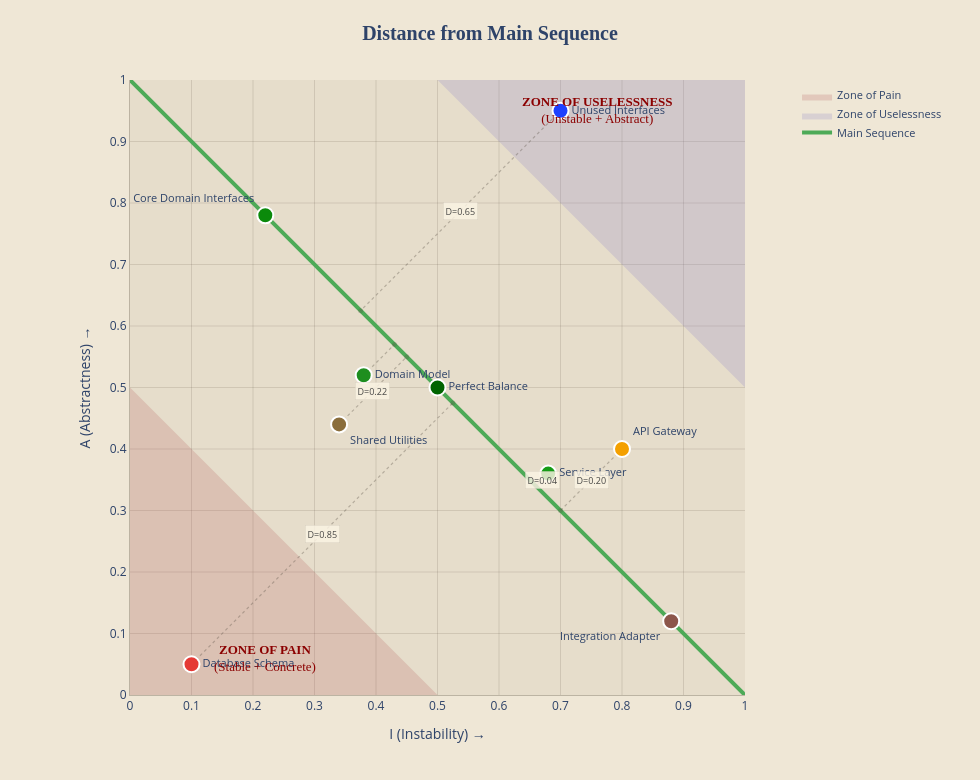

The code cell stored with this chart in its notebook:
### Markdown cell above
## 🪨 Architectural Danger Zones

### Zone of Pain

```text
low A
low I
```

Meaning:

```text
concrete AND stable
```

These modules are depended on by many other modules but contain little abstraction.

Examples often include:

- database schemas
- configuration systems
- foundational libraries

Changing them causes cascading impact.

Hence the name.

### Zone of Uselessness

```text
high A
high I
```

Meaning:

```text
abstract AND unstable
```

These modules contain abstractions nobody uses.

Example:

```text
12 interfaces
1 implementation
0 dependents
```

Beautiful architecture.

No real purpose.

## 🧪 Distance From the Main Sequence

Once we place real modules on the same chart, the picture gets richer.

The detailed graph below shows:

- the **main sequence**
- the two architectural danger zones
- example modules in and out of those zones
- a dotted guide line from each module to its nearest point on the main sequence
- the **distance value** (`D`) for the more interesting examples

That lets us see not just *where* a module sits, but *how far off-balance* it is.

Some modules live outside the danger zones and are still worth watching. A service layer, API gateway, or shared utility package may not be pathological, but a non-zero distance still suggests the design is drifting away from the ideal balance.

### Code cell
# ============================================================
# 📊 DISTANCE FROM MAIN SEQUENCE — DETAILED VIEW
# ============================================================
import plotly.graph_objects as go

for m in DETAILED_MODULES:
    m["D"] = abs(m["A"] + m["I"] - 1)

def project_to_main_sequence(i_value: float, a_value: float):
    proj_i = (i_value - a_value + 1) / 2
    proj_i = max(0, min(1, proj_i))
    proj_a = 1 - proj_i
    return proj_i, proj_a

fig_distance = go.Figure()

# Traces for zones of pain and usefulness and
fig_distance.add_traces([
  go.Scatter(
    x=[0, 0, 0.5, 0], y=[0, 0.5, 0, 0],
    fill="toself",
    fillcolor=PALETTE["zone_pain"],
    line=dict(width=0, color="rgba(255, 255, 255, 0.0)"),
    name="Zone of Pain",
    hoverinfo="name",
  ),

  go.Scatter(
    x=[1, 1, 0.5, 1], y=[1, 0.5, 1, 1],
    fill="toself",
    fillcolor=PALETTE["zone_useless"],
    line=dict(width=0, color="rgba(255, 255, 255, 0.0)"),
    name="Zone of Uselessness",
    hoverinfo="name",
  ),

  go.Scatter(
    x=[0, 1], y=[1, 0],
    mode="lines",
    line=dict(color=PALETTE["main_seq"], width=4),
    name="Main Sequence",
    hovertemplate=subtitle,
  )
])

for m in DETAILED_MODULES:
    proj_i, proj_a = project_to_main_sequence(m["I"], m["A"])
    fig_distance.add_trace(go.Scatter(
        x=[m["I"], proj_i],
        y=[m["A"], proj_a],
        mode="lines",
        line=dict(color=PALETTE["guide"], width=1.2, dash="dot"),
        showlegend=False,
        hoverinfo="skip",
    ))
    fig_distance.add_trace(go.Scatter(
        x=[proj_i], y=[proj_a],
        mode="markers",
        marker=dict(size=5, color="rgba(90,82,70,0.28)", line=dict(width=0)),
        showlegend=False,
        hoverinfo="skip",
    ))

label_positions = {
    "Database Schema": "middle right",
    "Unused Interfaces": "middle right",
    "Core Domain Interfaces": "top left",
    "Domain Model": "middle right",
    "Service Layer": "middle right",
    "Perfect Balance": "middle right",
    "API Gateway": "top right",
    "Shared Utilities": "bottom right",
    "Integration Adapter": "bottom left",
}

for m in DETAILED_MODULES:
    fig_distance.add_trace(go.Scatter(
        x=[m["I"]], y=[m["A"]],
        mode="markers+text",
        marker=dict(size=16, color=m["color"], line=dict(width=2, color="white")),
        text=[m["name"]],
        textposition=label_positions.get(m["name"], "middle right"),
        textfont=dict(size=11, color=PALETTE["axis"]),
        showlegend=False,
        hovertemplate=(
            f"<b>{m['name']}</b><br>"
            f"I: {m['I']:.2f}<br>"
            f"A: {m['A']:.2f}<br>"
            f"D: {m['D']:.2f}<extra></extra>"
        ),
    ))

show_distance_for = {
    "Database Schema", "Unused Interfaces", "Service Layer",
    "API Gateway", "Shared Utilities", "Integration Adapter"
}

for m in DETAILED_MODULES:
    if m["name"] not in show_distance_for or m["D"] <= 0.001:
        continue
    proj_i, proj_a = project_to_main_sequence(m["I"], m["A"])
    mid_i = (m["I"] + proj_i) / 2
    mid_a = (m["A"] + proj_a) / 2
    fig_distance.add_annotation(
        x=mid_i, y=mid_a,
        text=f"D={m['D']:.2f}",
        showarrow=False,
        font=dict(size=9, color="rgba(55,55,55,0.92)"),
        bgcolor=PALETTE["label_bg"],
        bordercolor="rgba(0,0,0,0.10)",
        borderwidth=0.5,
        borderpad=2,
    )

zone_font = dict(family="serif", size=13, color="#8B0000")

fig_distance.add_annotation(
    x=0.22, y=0.06,
    text="<b>ZONE OF PAIN</b><br>(Stable + Concrete)",
    showarrow=False, font=zone_font, align="center"
)
fig_distance.add_annotation(
    x=0.76, y=0.98,
    text="<b>ZONE OF USELESSNESS</b><br>(Unstable + Abstract)",
    showarrow=False, font=zone_font, align="center", yanchor="top"
)

fig_distance.update_layout(
    title=dict(
        text="<b>Distance from Main Sequence</b>",
        font=dict(family='cursive', size=20, color=PALETTE["axis"]),
        x=0.5,
    ),
    xaxis=dict(
        title="I (Instability) →",
        range=[0, 1],
        dtick=0.1,
        tick0=0,
        gridcolor=PALETTE["grid"],
        zeroline=False,
        color=PALETTE["axis"],
        showline=True,
        linewidth=1,
        linecolor="rgba(70, 60, 45, 0.30)",
        constrain="domain",
    ),
    yaxis=dict(
        title="A (Abstractness) →",
        range=[0, 1],
        dtick=0.1,
        tick0=0,
        scaleanchor="x",
        scaleratio=1,
        gridcolor=PALETTE["grid"],
        zeroline=False,
        color=PALETTE["axis"],
        showline=True,
        linewidth=1,
        linecolor="rgba(70, 60, 45, 0.30)",
        constrain="domain",
    ),
    paper_bgcolor=PALETTE["paper_bg"],
    plot_bgcolor=PALETTE["plot_bg"],
    width=980,
    height=780,
    showlegend=True,
    legend=dict(
        x=1.01, y=1.0,
        bgcolor="rgba(255,255,255,0)",
        borderwidth=0,
        font=dict(size=11, color=PALETTE["axis"]),
    ),
    margin=dict(l=85, r=190, t=80, b=85),
)

fig_distance.show()

### Figure 1 — Plotly figure (JSON) as saved in the notebook; plotly's stock layout.template omitted (floating-point values rounded to 4 significant figures)
{"data": [{"fill": "toself", "fillcolor": "rgba(178, 94, 94, 0.22)", "hoverinfo": "name", "line": {"color": "rgba(255, 255, 255, 0.0)", "width": 0}, "name": "Zone of Pain", "type": "scatter", "x": [0, 0, 0.5, 0], "y": [0, 0.5, 0, 0]}, {"fill": "toself", "fillcolor": "rgba(144, 134, 196, 0.24)", "hoverinfo": "name", "line": {"color": "rgba(255, 255, 255, 0.0)", "width": 0}, "name": "Zone of Uselessness", "type": "scatter", "x": [1, 1, 0.5, 1], "y": [1, 0.5, 1, 1]}, {"hovertemplate": "A + I = 1", "line": {"color": "#4DAA57", "width": 4}, "mode": "lines", "name": "Main Sequence", "type": "scatter", "x": [0, 1], "y": [1, 0]}, {"hoverinfo": "skip", "line": {"color": "rgba(90, 82, 70, 0.35)", "dash": "dot", "width": 1.2}, "mode": "lines", "showlegend": false, "type": "scatter", "x": [0.1, 0.525], "y": [0.05, 0.475]}, {"hoverinfo": "skip", "marker": {"color": "rgba(90,82,70,0.28)", "line": {"width": 0}, "size": 5}, "mode": "markers", "showlegend": false, "type": "scatter", "x": [0.525], "y": [0.475]}, {"hoverinfo": "skip", "line": {"color": "rgba(90, 82, 70, 0.35)", "dash": "dot", "width": 1.2}, "mode": "lines", "showlegend": false, "type": "scatter", "x": [0.7, 0.375], "y": [0.95, 0.625]}, {"hoverinfo": "skip", "marker": {"color": "rgba(90,82,70,0.28)", "line": {"width": 0}, "size": 5}, "mode": "markers", "showlegend": false, "type": "scatter", "x": [0.375], "y": [0.625]}, {"hoverinfo": "skip", "line": {"color": "rgba(90, 82, 70, 0.35)", "dash": "dot", "width": 1.2}, "mode": "lines", "showlegend": false, "type": "scatter", "x": [0.22, 0.22], "y": [0.78, 0.78]}, {"hoverinfo": "skip", "marker": {"color": "rgba(90,82,70,0.28)", "line": {"width": 0}, "size": 5}, "mode": "markers", "showlegend": false, "type": "scatter", "x": [0.22], "y": [0.78]}, {"hoverinfo": "skip", "line": {"color": "rgba(90, 82, 70, 0.35)", "dash": "dot", "width": 1.2}, "mode": "lines", "showlegend": false, "type": "scatter", "x": [0.38, 0.43], "y": [0.52, 0.57]}, {"hoverinfo": "skip", "marker": {"color": "rgba(90,82,70,0.28)", "line": {"width": 0}, "size": 5}, "mode": "markers", "showlegend": false, "type": "scatter", "x": [0.43], "y": [0.57]}, {"hoverinfo": "skip", "line": {"color": "rgba(90, 82, 70, 0.35)", "dash": "dot", "width": 1.2}, "mode": "lines", "showlegend": false, "type": "scatter", "x": [0.68, 0.66], "y": [0.36, 0.34]}, {"hoverinfo": "skip", "marker": {"color": "rgba(90,82,70,0.28)", "line": {"width": 0}, "size": 5}, "mode": "markers", "showlegend": false, "type": "scatter", "x": [0.66], "y": [0.34]}, {"hoverinfo": "skip", "line": {"color": "rgba(90, 82, 70, 0.35)", "dash": "dot", "width": 1.2}, "mode": "lines", "showlegend": false, "type": "scatter", "x": [0.5, 0.5], "y": [0.5, 0.5]}, {"hoverinfo": "skip", "marker": {"color": "rgba(90,82,70,0.28)", "line": {"width": 0}, "size": 5}, "mode": "markers", "showlegend": false, "type": "scatter", "x": [0.5], "y": [0.5]}, {"hoverinfo": "skip", "line": {"color": "rgba(90, 82, 70, 0.35)", "dash": "dot", "width": 1.2}, "mode": "lines", "showlegend": false, "type": "scatter", "x": [0.8, 0.7], "y": [0.4, 0.3]}, {"hoverinfo": "skip", "marker": {"color": "rgba(90,82,70,0.28)", "line": {"width": 0}, "size": 5}, "mode": "markers", "showlegend": false, "type": "scatter", "x": [0.7], "y": [0.3]}, {"hoverinfo": "skip", "line": {"color": "rgba(90, 82, 70, 0.35)", "dash": "dot", "width": 1.2}, "mode": "lines", "showlegend": false, "type": "scatter", "x": [0.34, 0.45], "y": [0.44, 0.55]}, {"hoverinfo": "skip", "marker": {"color": "rgba(90,82,70,0.28)", "line": {"width": 0}, "size": 5}, "mode": "markers", "showlegend": false, "type": "scatter", "x": [0.45], "y": [0.55]}, {"hoverinfo": "skip", "line": {"color": "rgba(90, 82, 70, 0.35)", "dash": "dot", "width": 1.2}, "mode": "lines", "showlegend": false, "type": "scatter", "x": [0.88, 0.88], "y": [0.12, 0.12]}, {"hoverinfo": "skip", "marker": {"color": "rgba(90,82,70,0.28)", "line": {"width": 0}, "size": 5}, "mode": "markers", "showlegend": false, "type": "scatter", "x": [0.88], "y": [0.12]}, {"hovertemplate": "<b>Database Schema</b><br>I: 0.10<br>A: 0.05<br>D: 0.85<extra></extra>", "marker": {"color": "#E53935", "line": {"color": "white", "width": 2}, "size": 16}, "mode": "markers+text", "showlegend": false, "text": ["Database Schema"], "textfont": {"color": "#2E4369", "size": 11}, "textposition": "middle right", "type": "scatter", "x": [0.1], "y": [0.05]}, {"hovertemplate": "<b>Unused Interfaces</b><br>I: 0.70<br>A: 0.95<br>D: 0.65<extra></extra>", "marker": {"color": "#1E40FF", "line": {"color": "white", "width": 2}, "size": 16}, "mode": "markers+text", "showlegend": false, "text": ["Unused Interfaces"], "textfont": {"color": "#2E4369", "size": 11}, "textposition": "middle right", "type": "scatter", "x": [0.7], "y": [0.95]}, {"hovertemplate": "<b>Core Domain Interfaces</b><br>I: 0.22<br>A: 0.78<br>D: 0.00<extra></extra>", "marker": {"color": "#0B8A0B", "line": {"color": "white", "width": 2}, "size": 16}, "mode": "markers+text", "showlegend": false, "text": ["Core Domain Interfaces"], "textfont": {"color": "#2E4369", "size": 11}, "textposition": "top left", "type": "scatter", "x": [0.22], "y": [0.78]}, {"hovertemplate": "<b>Domain Model</b><br>I: 0.38<br>A: 0.52<br>D: 0.10<extra></extra>", "marker": {"color": "#1E8E1E", "line": {"color": "white", "width": 2}, "size": 16}, "mode": "markers+text", "showlegend": false, "text": ["Domain Model"], "textfont": {"color": "#2E4369", "size": 11}, "textposition": "middle right", "type": "scatter", "x": [0.38], "y": [0.52]}, {"hovertemplate": "<b>Service Layer</b><br>I: 0.68<br>A: 0.36<br>D: 0.04<extra></extra>", "marker": {"color": "#169C16", "line": {"color": "white", "width": 2}, "size": 16}, "mode": "markers+text", "showlegend": false, "text": ["Service Layer"], "textfont": {"color": "#2E4369", "size": 11}, "textposition": "middle right", "type": "scatter", "x": [0.68], "y": [0.36]}, {"hovertemplate": "<b>Perfect Balance</b><br>I: 0.50<br>A: 0.50<br>D: 0.00<extra></extra>", "marker": {"color": "#006400", "line": {"color": "white", "width": 2}, "size": 16}, "mode": "markers+text", "showlegend": false, "text": ["Perfect Balance"], "textfont": {"color": "#2E4369", "size": 11}, "textposition": "middle right", "type": "scatter", "x": [0.5], "y": [0.5]}, {"hovertemplate": "<b>API Gateway</b><br>I: 0.80<br>A: 0.40<br>D: 0.20<extra></extra>", "marker": {"color": "#F4A000", "line": {"color": "white", "width": 2}, "size": 16}, "mode": "markers+text", "showlegend": false, "text": ["API Gateway"], "textfont": {"color": "#2E4369", "size": 11}, "textposition": "top right", "type": "scatter", "x": [0.8], "y": [0.4]}, {"hovertemplate": "<b>Shared Utilities</b><br>I: 0.34<br>A: 0.44<br>D: 0.22<extra></extra>", "marker": {"color": "#8A6D3B", "line": {"color": "white", "width": 2}, "size": 16}, "mode": "markers+text", "showlegend": false, "text": ["Shared Utilities"], "textfont": {"color": "#2E4369", "size": 11}, "textposition": "bottom right", "type": "scatter", "x": [0.34], "y": [0.44]}, {"hovertemplate": "<b>Integration Adapter</b><br>I: 0.88<br>A: 0.12<br>D: 0.00<extra></extra>", "marker": {"color": "#8C564B", "line": {"color": "white", "width": 2}, "size": 16}, "mode": "markers+text", "showlegend": false, "text": ["Integration Adapter"], "textfont": {"color": "#2E4369", "size": 11}, "textposition": "bottom left", "type": "scatter", "x": [0.88], "y": [0.12]}], "layout": {"annotations": [{"bgcolor": "rgba(252,245,229,0.82)", "bordercolor": "rgba(0,0,0,0.10)", "borderpad": 2, "borderwidth": 0.5, "font": {"color": "rgba(55,55,55,0.92)", "size": 9}, "showarrow": false, "text": "D=0.85", "x": 0.3125, "y": 0.2625}, {"bgcolor": "rgba(252,245,229,0.82)", "bordercolor": "rgba(0,0,0,0.10)", "borderpad": 2, "borderwidth": 0.5, "font": {"color": "rgba(55,55,55,0.92)", "size": 9}, "showarrow": false, "text": "D=0.65", "x": 0.5375, "y": 0.7875}, {"bgcolor": "rgba(252,245,229,0.82)", "bordercolor": "rgba(0,0,0,0.10)", "borderpad": 2, "borderwidth": 0.5, "font": {"color": "rgba(55,55,55,0.92)", "size": 9}, "showarrow": false, "text": "D=0.04", "x": 0.67, "y": 0.35}, {"bgcolor": "rgba(252,245,229,0.82)", "bordercolor": "rgba(0,0,0,0.10)", "borderpad": 2, "borderwidth": 0.5, "font": {"color": "rgba(55,55,55,0.92)", "size": 9}, "showarrow": false, "text": "D=0.20", "x": 0.75, "y": 0.35}, {"bgcolor": "rgba(252,245,229,0.82)", "bordercolor": "rgba(0,0,0,0.10)", "borderpad": 2, "borderwidth": 0.5, "font": {"color": "rgba(55,55,55,0.92)", "size": 9}, "showarrow": false, "text": "D=0.22", "x": 0.395, "y": 0.495}, {"align": "center", "font": {"color": "#8B0000", "family": "serif", "size": 13}, "showarrow": false, "text": "<b>ZONE OF PAIN</b><br>(Stable + Concrete)", "x": 0.22, "y": 0.06}, {"align": "center", "font": {"color": "#8B0000", "family": "serif", "size": 13}, "showarrow": false, "text": "<b>ZONE OF USELESSNESS</b><br>(Unstable + Abstract)", "x": 0.76, "y": 0.98, "yanchor": "top"}], "height": 780, "legend": {"bgcolor": "rgba(255,255,255,0)", "borderwidth": 0, "font": {"color": "#2E4369", "size": 11}, "x": 1.01, "y": 1}, "margin": {"b": 85, "l": 85, "r": 190, "t": 80}, "paper_bgcolor": "#EFE7D6", "plot_bgcolor": "#E6DDCB", "showlegend": true, "title": {"font": {"color": "#2E4369", "family": "cursive", "size": 20}, "text": "<b>Distance from Main Sequence</b>", "x": 0.5}, "width": 980, "xaxis": {"color": "#2E4369", "constrain": "domain", "dtick": 0.1, "gridcolor": "rgba(70, 60, 45, 0.14)", "linecolor": "rgba(70, 60, 45, 0.30)", "linewidth": 1, "range": [0, 1], "showline": true, "tick0": 0, "title": {"text": "I (Instability) →"}, "zeroline": false}, "yaxis": {"color": "#2E4369", "constrain": "domain", "dtick": 0.1, "gridcolor": "rgba(70, 60, 45, 0.14)", "linecolor": "rgba(70, 60, 45, 0.30)", "linewidth": 1, "range": [0, 1], "scaleanchor": "x", "scaleratio": 1, "showline": true, "tick0": 0, "title": {"text": "A (Abstractness) →"}, "zeroline": false}}}
